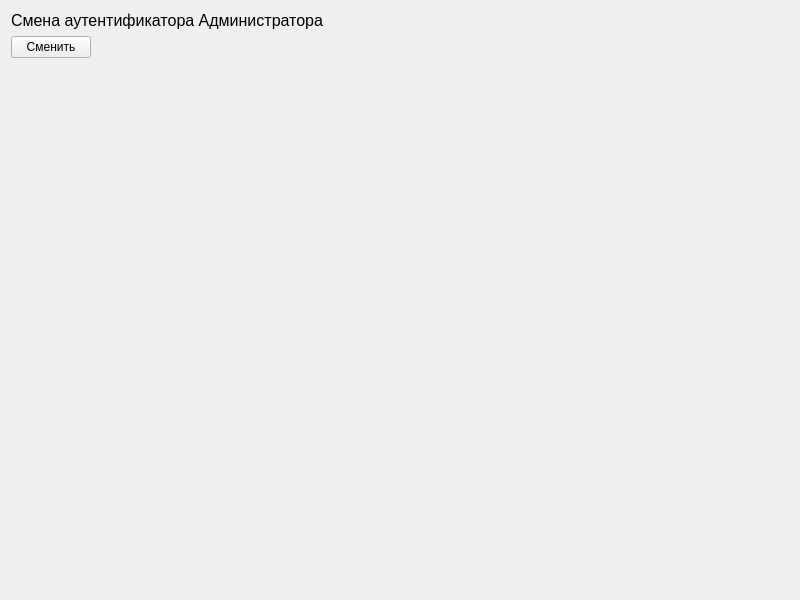
<?xml version="1.0" encoding="UTF-8"?>
<ui version="4.0">
 <class>Form</class>
 <widget class="QWidget" name="Form">
  <property name="geometry">
   <rect>
    <x>0</x>
    <y>0</y>
    <width>800</width>
    <height>600</height>
   </rect>
  </property>
  <property name="windowTitle">
   <string>Form</string>
  </property>
  <layout class="QVBoxLayout" name="verticalLayout">
   <item>
    <widget class="QLabel" name="label">
     <property name="font">
      <font>
       <pointsize>12</pointsize>
      </font>
     </property>
     <property name="text">
      <string>Смена аутентификатора Администратора</string>
     </property>
    </widget>
   </item>
   <item>
    <layout class="QHBoxLayout" name="horizontalLayout">
     <item>
      <widget class="QPushButton" name="pushButton">
       <property name="text">
        <string>Сменить</string>
       </property>
      </widget>
     </item>
     <item>
      <spacer name="horizontalSpacer">
       <property name="orientation">
        <enum>Qt::Horizontal</enum>
       </property>
       <property name="sizeHint" stdset="0">
        <size>
         <width>40</width>
         <height>20</height>
        </size>
       </property>
      </spacer>
     </item>
    </layout>
   </item>
   <item>
    <spacer name="verticalSpacer">
     <property name="orientation">
      <enum>Qt::Vertical</enum>
     </property>
     <property name="sizeHint" stdset="0">
      <size>
       <width>20</width>
       <height>492</height>
      </size>
     </property>
    </spacer>
   </item>
  </layout>
 </widget>
 <resources/>
 <connections/>
</ui>
